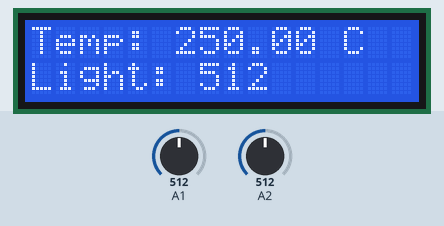
Simulated run of this sketch. Board: Arduino Mega 2560, built with avr-gcc and run on an emulated ATmega2560. Shown: 16×2 character LCD. The inputs (shaded band) are chosen by the test bench; at power-on: A1 = 512, A2 = 512.

Above: at 1.2 s.
1.3 s: A1 set to 716
At 3.0 s:
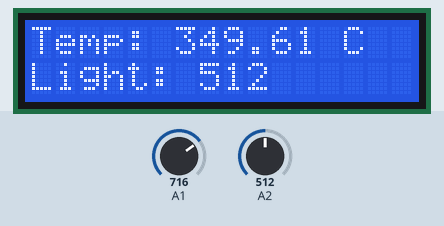
3.5 s: A2 set to 716
At 5.0 s:
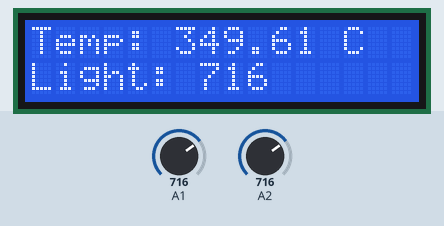
5.5 s: A1 set to 900
At 7.0 s:
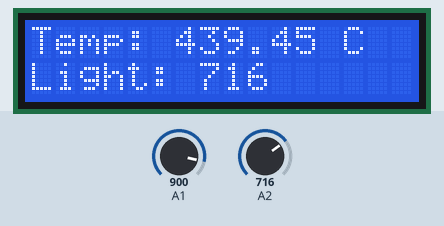
7.6 s: A2 set to 900
At 9.0 s:
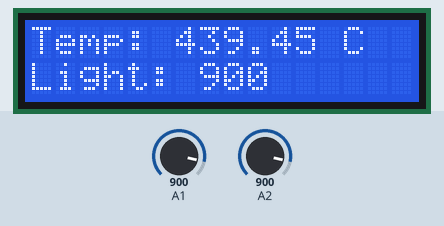
9.6 s: A1 set to 1023
At 11.0 s:
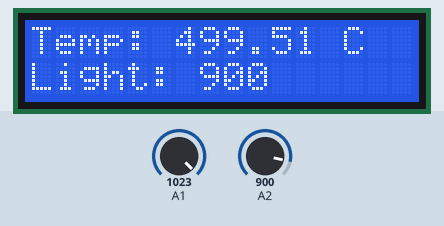
11.6 s: A2 set to 1023
At 13.0 s:
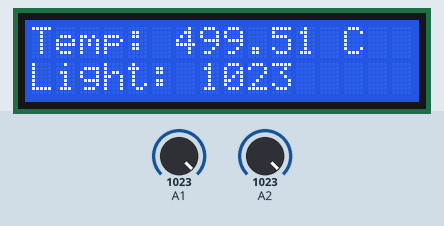
Timing chart, 0 to 14.6 s (numbered marks = the images above; inputs shaded):
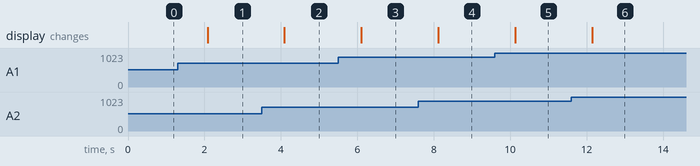

The sketch:

HW8_2_201824604.ino
```cpp
#include <LiquidCrystal.h>

LiquidCrystal lcd(44, 45, 46, 47, 48, 49);

void setup() {
  lcd.begin(16, 2);
}

void loop() {

  int temperatureValue = analogRead(55);
  float temperatureC = (temperatureValue * 5.0 / 1024.0) * 100.0;


  int lightValue = analogRead(56);


  lcd.clear();
  lcd.setCursor(0, 0);
  lcd.print("Temp: ");
  lcd.print(temperatureC);
  lcd.print(" C");

  lcd.setCursor(0, 1);
  lcd.print("Light: ");
  lcd.print(lightValue);

  delay(1000);
}
```

Measured:
- after the input at 1.3 s, the display: changes after 0.78 s (image 1)
- after the input at 3.5 s, the display: changes after 0.59 s (image 2)
- after the input at 5.5 s, the display: changes after 0.61 s (image 3)
- after the input at 7.6 s, the display: changes after 0.52 s (image 4)
- after the input at 9.6 s, the display: changes after 0.53 s (image 5)
- after the input at 11.6 s, the display: changes after 0.55 s (image 6)
